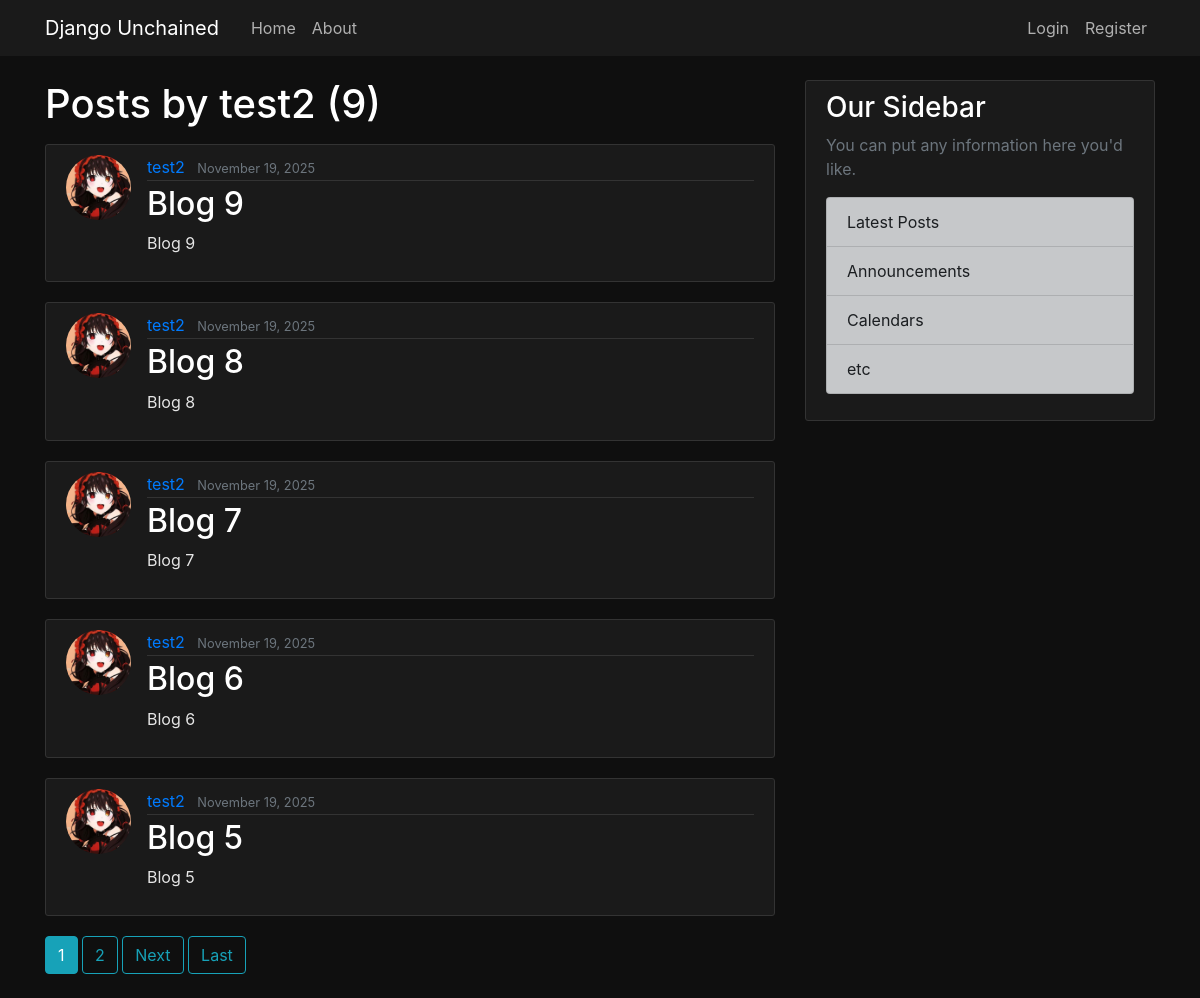
The app's page /user/test2/ with its own data.
### blog/models.py (models this page shows, shortened)
class Post(models.Model):
    title = models.CharField(max_length=100)
    content = models.TextField()
    date_posted = models.DateTimeField(default=timezone.now)
    author =  models.ForeignKey(User, on_delete=models.CASCADE) # ForeignKey creates a many to one relationship, many posts can have one user and CASCADE means if user is deleted all their posts will be automatically deleted.

### users/models.py (models this page shows, shortened)
class Profile(models.Model):
    user = models.OneToOneField(User, on_delete=models.CASCADE)
    image = models.ImageField(default='default.jpg', upload_to='profile_pics')

### blog/views.py (the view)
# urls.py: path('user/<str:username>/', UserPostListView.as_view(), name='user-posts'),
class UserPostListView(ListView):
    model = Post
    template_name = 'blog/user_posts.html'
    context_object_name = 'posts'
    paginate_by = 5
    def get_queryset(self):
        user = get_object_or_404(User, username=self.kwargs.get('username'))
        return Post.objects.filter(author=user).order_by('-date_posted')

### blog/templates/blog/user_posts.html (shortened to what this page needs)
{% extends "blog/base.html" %}
{% block content %}
    <h1 class="mb-3">Posts by {{ view.kwargs.username }} ({{ page_obj.paginator.count }}) </h1>
    {% for post in posts %}
        <article class="media content-section">
          <img class="rounded-circle article-img" src="{{ post.author.profile.image.url }}">
          <div class="media-body">
            <div class="article-metadata">
             <a class="mr-2" href="{% url 'user-posts' post.author.username %}">{{ post.author }}</a>
             <small class="text-muted">{{ post.date_posted|date:"F d, Y" }}</small>
            </div>
            <h2><a class="article-title" href="{% url 'post-detail' post.id %}">{{ post.title }}</a></h2>
            <p class="article-content">{{ post.content }}</p>
        </div>
        </article>
    {% endfor %}
    {% if is_paginated %}
        {% for num in page_obj.paginator.page_range %}
            {% if page_obj.number == num %}
             <a class="btn btn-info mb-4" href="?page={{ num }}">{{ num }}</a>
            {% elif num > page_obj.number|add:'-3' and num < page_obj.number|add:'3' %}
             <a class="btn btn-outline-info mb-4" href="?page={{ num }}">{{ num }}</a>
            {% endif %}
        {% endfor %}
        {% if page_obj.has_next %}
         <a class="btn btn-outline-info mb-4" href="?page={{ page_obj.next_page_number }}">Next</a>
         <a class="btn btn-outline-info mb-4" href="?page={{ page_obj.paginator.num_pages }}">Last</a>
        {% endif %}
    {% endif %}
{% endblock content %}

### blog/static/blog/main.css (style rules this page uses)
body { background: #0f0f0f; color: #e5e5e5; margin-top: 5rem; }
h1, h2, h3, h4, h5, h6 { color: #ffffff; }
.content-section { background: #1a1a1a; padding: 10px 20px; border: 1px solid #333333; border-radius: 3px; margin-bottom: 20px; }
.article-title { color: #ffffff; }
.article-content { white-space: pre-line; }
.article-img { height: 65px; width: 65px; margin-right: 16px; }
.article-metadata { padding-bottom: 1px; margin-bottom: 4px; border-bottom: 1px solid #333333; }

### records on screen
Post: author.profile.image (picture), author "test2", date_posted "November 19, 2025", title "Blog 9", content "Blog 9"
Post: author.profile.image (picture), author "test2", date_posted "November 19, 2025", title "Blog 8", content "Blog 8"
Post: author.profile.image (picture), author "test2", date_posted "November 19, 2025", title "Blog 7", content "Blog 7"
Post: author.profile.image (picture), author "test2", date_posted "November 19, 2025", title "Blog 6", content "Blog 6"
Post: author.profile.image (picture), author "test2", date_posted "November 19, 2025", title "Blog 5", content "Blog 5"

### other values on screen
{{ view.kwargs.username }} "test2"
{{ page_obj.paginator.count }} "9"
{{ num }} "1"
{{ num }} "2"
